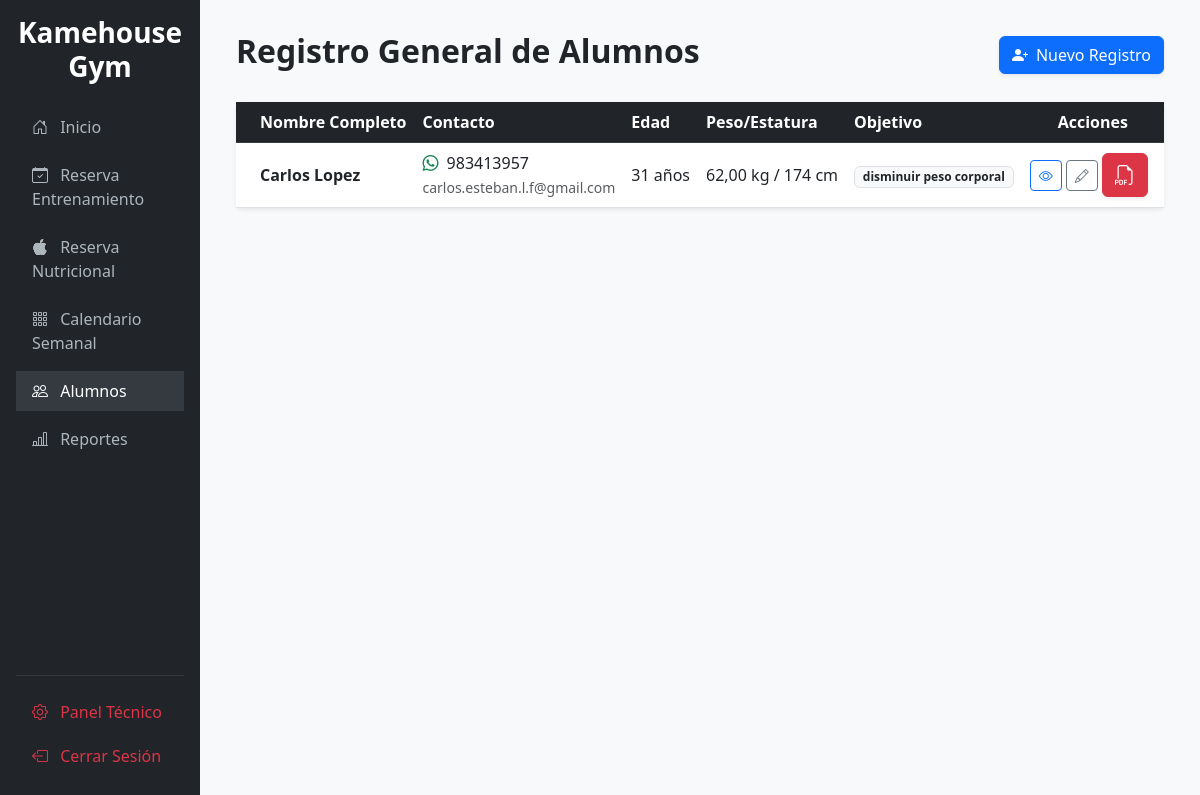
The app's page /gym/alumnos/ (signed in) with its own data.
### reservas/models.py (models this page shows, shortened)
class FichaAlumno(models.Model):
    usuario = models.OneToOneField(User, on_delete=models.SET_NULL, null=True, blank=True, related_name='ficha')
    fecha_registro = models.DateField(auto_now_add=True)
    nombre_completo = models.CharField(max_length=200)
    objetivo = models.TextField(verbose_name="Objetivo entrenamiento", help_text="disminuir peso corporal, disminuir grasa, aumentar masa muscular etc")
    telefono = models.CharField(max_length=20, verbose_name="Contacto telefónico/whatsapp")
    correo = models.EmailField(blank=True, null=True, verbose_name="Correo electrónico")
    fecha_nacimiento = models.DateField()
    estatura = models.PositiveIntegerField(verbose_name="Estatura (Cms.)")
    peso = models.DecimalField(max_digits=5, decimal_places=2, verbose_name="Peso (Kgs.)")
    ocupacion = models.CharField(max_length=200, verbose_name="Ocupación o trabajo")
    dias_semanales = models.CharField(max_length=50, verbose_name="Días de entrenamiento semanal (cantidad)")
    horario_preferente = models.CharField(max_length=100, verbose_name="Horario del día en que entrena preferentemente")
    experiencia = models.CharField(max_length=200, verbose_name="Experiencia en entrenamiento (hace cuanto entrena)")
    deporte_previo = models.CharField(max_length=200, verbose_name="Deporte que practica o alguna vez practicó", blank=True)
    comida_favorita = models.CharField(max_length=255, verbose_name="Comida favorita (o preferencia, dulce, salado etc)", blank=True)
    intolerancias = models.TextField(verbose_name="Comida que le haga mal o que no puede comer", blank=True)
    alimentos_diarios = models.TextField(verbose_name="¿Qué alimentos le acomoda ingerir diariamente?", blank=True)
    medicacion = models.CharField(max_length=255, verbose_name="¿Consume algún tipo de medicación? ¿Cual?", blank=True)
    drogas = models.CharField(max_length=255, verbose_name="¿Consume algún tipo de droga habitual o socialmente?", blank=True)
    dieta_tiempo = models.CharField(max_length=200, verbose_name="¿Hace cuánto se alimenta de esta forma?", blank=True)
    comida_desayuno = models.TextField(verbose_name="Desayuno", blank=True)
    comida_snack1 = models.TextField(verbose_name="Snack o colación", blank=True)
    comida_almuerzo = models.TextField(verbose_name="Almuerzo", blank=True)
    comida_once = models.TextField(verbose_name="Once o colación", blank=True)
    comida_cena = models.TextField(verbose_name="Cena o ultima comida del dia", blank=True)
    lesiones = models.TextField(verbose_name="Lesiones, problemas, operación/tratamiento médico", blank=True)
    enfermedades_familiares = models.TextField(verbose_name="Enfermedades/patologías familiares", blank=True)
    hora_despertar = models.TimeField(verbose_name="¿A qué hora usted generalmente se despierta o levanta?", null=True, blank=True)
    hora_dormir = models.TimeField(verbose_name="¿a qué hora usted generalmente se duerme o acuesta?", null=True, blank=True)
    suplementos = models.TextField(verbose_name="Suplementos que ha consumido, tiempo y administración", blank=True)
    comentario_adicional = models.TextField(verbose_name="Comentario adicional", blank=True)
    class Meta:
        verbose_name = "Ficha de Alumno"
        verbose_name_plural = "Fichas de Alumnos"
    @property
    def edad(self):
        hoy = date.today()
        return hoy.year - self.fecha_nacimiento.year - ((hoy.month, hoy.day) < (self.fecha_nacimiento.month, self.fecha_nacimiento.day))

### reservas/views.py (the view)
# urls.py: path('alumnos/', views.lista_alumnos, name='lista_alumnos'),
@login_required
def lista_alumnos(request):
    alumnos = FichaAlumno.objects.all().order_by('nombre_completo')
    form = FichaAlumnoForm()
    return render(request, 'admin_gym/lista_alumnos.html', {
        'alumnos': alumnos,
        'form': form
    })

### templates/admin_gym/lista_alumnos.html (shortened to what this page needs)
{% extends 'base.html' %}
{% block content %}
<div class="container-fluid">
    <div class="d-flex justify-content-between align-items-center mb-4 mt-2">
        <h2 class="fw-bold text-dark">Registro General de Alumnos</h2>
        <button class="btn btn-primary shadow-sm" data-bs-toggle="modal" data-bs-target="#modalAlumno">
            <i class="bi bi-person-plus-fill me-2"></i>Nuevo Registro
        </button>
    </div>
    <div class="card shadow-sm border-0">
        <div class="card-body p-0">
            <div class="table-responsive">
                <table class="table table-hover align-middle mb-0">
                    <thead class="table-dark">
                        <tr>
                            <th class="ps-4">Nombre Completo</th>
                            <th>Contacto</th>
                            <th>Edad</th>
                            <th>Peso/Estatura</th>
                            <th>Objetivo</th>
                            <th class="text-center">Acciones</th>
                        </tr>
                    </thead>
                    <tbody>
                        {% for alumno in alumnos %}
                        <tr>
                            <td class="ps-4 fw-bold">{{ alumno.nombre_completo }}</td>
                            <td>
                                <i class="bi bi-whatsapp text-success me-1"></i> {{ alumno.telefono }}<br>
                                <small class="text-muted">{{ alumno.correo|default:"" }}</small>
                            </td>
                            <td>{{ alumno.edad }} años</td>
                            <td>{{ alumno.peso }} kg / {{ alumno.estatura }} cm</td>
                            <td><span class="badge bg-light text-dark border">{{ alumno.objetivo|truncatechars:30 }}</span></td>
                            <td class="text-center">
                                <a href="{% url 'detalle_alumno' alumno.pk %}" class="btn btn-sm btn-outline-primary" title="Ver Ficha Completa">
                                    <i class="bi bi-eye"></i>
                                </a>
                                <a href="{% url 'editar_alumno' alumno.pk %}" class="btn btn-sm btn-outline-secondary" title="Editar Datos">
                                    <i class="bi bi-pencil"></i>
                                </a>
                                <a href="{% url 'exportar_ficha_pdf' alumno.pk %}" class="btn btn-danger shadow-sm me-2" title="Descargar Ficha en PDF">
                                    <i class="bi bi-filetype-pdf fs-5"></i>
                                </a>
                            </td>
                        </tr>
                        {% endfor %}
                    </tbody>
                </table>
            </div>
        </div>
    </div>
</div>
{% endblock %}

### templates/base.html (style rules this page uses)
body { background-color: #f8f9fa; }

### records on screen
FichaAlumno: nombre_completo "Carlos Lopez", telefono "983413957", correo "carlos.esteban.l.f@gmail.com", edad "31", peso "62,00", estatura "174", objetivo "disminuir peso corporal"
